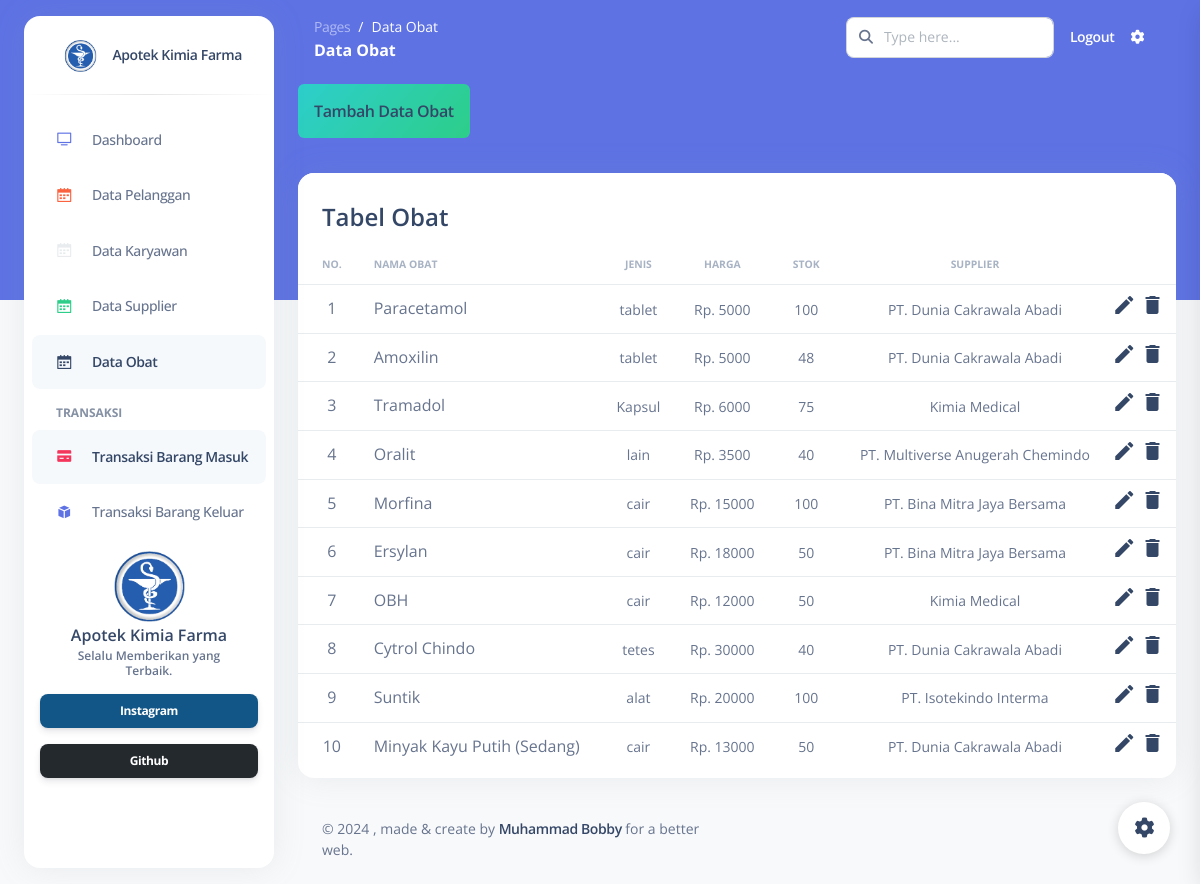
The app's page /pages/obat.php (signed in) with its own data.
### tables this page shows
CREATE TABLE `obat` (
  `id_obat` int(11) NOT NULL,
  `nama_obat` varchar(255) DEFAULT NULL,
  `jenis` varchar(255) DEFAULT NULL,
  `harga` int(11) DEFAULT NULL,
  `stok` int(11) DEFAULT NULL,
  `id_supplier` char(10) DEFAULT NULL
);

CREATE TABLE `supplier` (
  `id_supplier` char(10) NOT NULL DEFAULT '',
  `nama_supplier` varchar(100) DEFAULT NULL,
  `alamat` varchar(100) DEFAULT NULL,
  `no_telepon` varchar(50) DEFAULT NULL
);

### pages/obat.php (the view, shortened to what this page needs)
<?php
require "functions/functions.php";
$query = "SELECT * FROM obat, supplier WHERE obat.id_supplier = supplier.id_supplier";
$hasil = $conn->query($query);
?>
<!DOCTYPE html>
<html lang="en">
<head>
    <link href="../assets/css/nucleo-icons.css" rel="stylesheet" />
    <link href="../assets/css/nucleo-svg.css" rel="stylesheet" />
    <link href="../assets/css/nucleo-svg.css" rel="stylesheet" />
    <link id="pagestyle" href="../assets/css/argon-dashboard.css?v=2.0.4" rel="stylesheet" />
</head>
<body class="g-sidenav-show bg-gray-100">
    <div class="min-height-300 bg-primary position-absolute w-100"></div>
    <aside class="sidenav bg-white navbar navbar-vertical navbar-expand-xs border-0 border-radius-xl my-3 fixed-start ms-4" id="sidenav-main">
        <div class="sidenav-header">
            <a class="navbar-brand m-0" href="dashboard.html">
                <img src="../assets/img/logo-apotek.png" class="navbar-brand-img h-100" alt="main_logo" />
                <span class="ms-1 font-weight-bold">Apotek Kimia Farma</span>
            </a>
        </div>
        <hr class="horizontal dark mt-0" />
        <div class="collapse navbar-collapse w-auto" id="sidenav-collapse-main">
            <ul class="navbar-nav">
                <li class="nav-item">
                    <a class="nav-link" href="../pages/dashboard.php">
                        <div class="icon icon-shape icon-sm border-radius-md text-center me-2 d-flex align-items-center justify-content-center">
                            <i class="ni ni-tv-2 text-primary text-sm opacity-10"></i>
                        </div>
                        <span class="nav-link-text ms-1">Dashboard</span>
                    </a>
                </li>
                <li class="nav-item">
                    <a class="nav-link" href="../pages/pelanggan.php">
                        <div class="icon icon-shape icon-sm border-radius-md text-center me-2 d-flex align-items-center justify-content-center">
                            <i class="ni ni-calendar-grid-58 text-warning text-sm opacity-10"></i>
                        </div>
                        <span class="nav-link-text ms-1">Data Pelanggan</span>
                    </a>
                </li>
                <li class="nav-item">
                    <a class="nav-link" href="../pages/karyawan.php">
                        <div class="icon icon-shape icon-sm border-radius-md text-center me-2 d-flex align-items-center justify-content-center">
                            <i class="ni ni-calendar-grid-58 text-light text-sm opacity-10"></i>
                        </div>
                        <span class="nav-link-text ms-1">Data Karyawan</span>
                    </a>
                </li>
                <li class="nav-item">
                    <a class="nav-link" href="../pages/supplier.php">
                        <div class="icon icon-shape icon-sm border-radius-md text-center me-2 d-flex align-items-center justify-content-center">
                            <i class="ni ni-calendar-grid-58 text-success text-sm opacity-10"></i>
                        </div>
                        <span class="nav-link-text ms-1">Data Supplier</span>
                    </a>
                </li>
                <li class="nav-item">
                    <a class="nav-link active" href="../pages/obat.php">
                        <div class="icon icon-shape icon-sm border-radius-md text-center me-2 d-flex align-items-center justify-content-center">
                            <i class="ni ni-calendar-grid-58 text-dark text-sm opacity-10"></i>
                        </div>
                        <span class="nav-link-text ms-1">Data Obat</span>
                    </a>
                </li>
                <li class="nav-item mt-3">
                    <h6 class="ps-4 ms-2 text-uppercase text-xs font-weight-bolder opacity-6">Transaksi</h6>
                </li>
                <li class="nav-item">
                    <a class="nav-link active" href="../pages/pembelian.php">
                        <div class="icon icon-shape icon-sm border-radius-md text-center me-2 d-flex align-items-center justify-content-center">
                            <i class="ni ni-credit-card text-danger text-sm opacity-10"></i>
                        </div>
                        <span class="nav-link-text ms-1">Transaksi Barang Masuk</span>
                    </a>
                </li>
                <li class="nav-item">
                    <a class="nav-link" href="../pages/penjualan.php">
                        <div class="icon icon-shape icon-sm border-radius-md text-center me-2 d-flex align-items-center justify-content-center">
                            <i class="ni ni-app text-primary text-sm opacity-10"></i>
                        </div>
                        <span class="nav-link-text ms-1">Transaksi Barang Keluar</span>
                    </a>
                </li>
            </ul>
        </div>
        <div class="sidenav-footer mx-3 ">
            <div class="card card-plain shadow-none" id="sidenavCard">
                <img class="w-50 mx-auto" src="../assets/img/logo-apotek.png" alt="sidebar_illustration">
                <div class="card-body text-center p-3 w-100 pt-0">
                    <div class="docs-info">
                        <h6 class="mb-0">Apotek Kimia Farma</h6>
                        <p class="text-xs font-weight-bold mb-0">Selalu Memberikan yang Terbaik.</p>
                    </div>
                </div>
            </div>
            <a href="https://www.instagram.com/muhammad_bobby_o/" class="btn btn-instagram btn-sm w-100 mb-3">Instagram</a>
            <a href="https://github.com/MuhammadBobby/MuhammadBobby.github.io" class="btn btn-github btn-sm mb-0 w-100" type="button">Github</a>
        </div>
    </aside>
    <main class="main-content position-relative border-radius-lg">
        <nav class="navbar navbar-main navbar-expand-lg px-0 mx-4 shadow-none border-radius-xl" id="navbarBlur" data-scroll="false">
            <div class="container-fluid py-1 px-3">
                <nav aria-label="breadcrumb">
                    <ol class="breadcrumb bg-transparent mb-0 pb-0 pt-1 px-0 me-sm-6 me-5">
                        <li class="breadcrumb-item text-sm"><a class="opacity-5 text-white" href="javascript:;">Pages</a></li>
                        <li class="breadcrumb-item text-sm text-white active" aria-current="page">Data Obat</li>
                    </ol>
                    <h6 class="font-weight-bolder text-white mb-0">Data Obat</h6>
                </nav>
                <div class="collapse navbar-collapse mt-sm-0 mt-2 me-md-0 me-sm-4" id="navbar">
                    <div class="ms-md-auto pe-md-3 d-flex align-items-center">
                        <div class="input-group">
                            <span class="input-group-text text-body"><i class="fas fa-search" aria-hidden="true"></i></span>
                            <input type="text" class="form-control" placeholder="Type here..." />
                        </div>
                    </div>
                    <ul class="navbar-nav justify-content-end">
                        <li class="nav-item d-flex align-items-center">
                            <a href="logout.php" class="nav-link text-white font-weight-bold px-0">
                                <span class="d-sm-inline d-none">Logout</span>
                            </a>
                        </li>
                        <li class="nav-item px-3 d-flex align-items-center">
                            <a href="javascript:;" class="nav-link text-white p-0">
                                <i class="fa fa-cog fixed-plugin-button-nav cursor-pointer"></i>
                            </a>
                        </li>
                    </ul>
                </div>
            </div>
        </nav>
        <div class="container-fluid py-4">
            <div class="mb-5">
                <a href="functions/tambahobat.php" class="p-3 rounded-2 bg-gradient-success text-bold">Tambah Data Obat</a>
            </div>
            <div class="row">
                <div class="col-12">
                    <div class="card mb-4">
                        <div class="card-header pb-0">
                            <h6 class="text-2xl text-bold">Tabel Obat</h6>
                        </div>
                        <div class="card-body px-0 pt-0 pb-2">
                            <div class="table-responsive p-0">
                                <table class="table align-items-center mb-0 table-hover">
                                    <thead>
                                        <tr>
                                            <th class="text-uppercase text-secondary text-xxs font-weight-bolder opacity-7 w-3">No.</th>
                                            <th class="text-uppercase text-secondary text-xxs font-weight-bolder opacity-7 ps-2">Nama Obat</th>
                                            <th class="text-center text-uppercase text-secondary text-xxs font-weight-bolder opacity-7">Jenis</th>
                                            <th class="text-center text-uppercase text-secondary text-xxs font-weight-bolder opacity-7">Harga</th>
                                            <th class="text-center text-uppercase text-secondary text-xxs font-weight-bolder opacity-7">Stok</th>
                                            <th class="text-center text-uppercase text-secondary text-xxs font-weight-bolder opacity-7">Supplier</th>
                                            <th class="text-secondary opacity-7"></th>
                                        </tr>
                                    </thead>
                                    <tbody>
                                        <?php $i = 1; ?>
                                        <?php while ($apt = $hasil->fetch_assoc()) : ?>
                                            <tr>
                                                <td class="text-center"><?= $i ?></td>
                                                <td class="text-md mb-0"><?= $apt['nama_obat'] ?></td>
                                                <td class="align-middle text-center text-sm"><?= $apt['jenis'] ?></td>
                                                <td class="align-middle text-center text-sm">Rp. <?= $apt['harga'] ?></td>
                                                <td class="align-middle text-center text-sm"><?= $apt['stok'] ?></td>
                                                <td class="align-middle text-center text-sm"><?= $apt['nama_supplier'] ?></td>
                                                <td class="align-middle">
                                                    <a href="functions/editobat.php?id=<?= $apt['id_obat'] ?>"><i class="material-icons">edit</i></a>
                                                    <a href="functions/hapusobat.php?id=<?= $apt['id_obat'] ?>"><i class="material-icons" onclick=" return confirm ('Apakah Anda Yakin Ingin Menghapus data Ini ?');">delete</i></a>
                                                </td>
                                            </tr>
                                            <?php $i++ ?>
                                        <?php endwhile; ?>
                                    </tbody>
                                </table>
                            </div>
                        </div>
                    </div>
                </div>
            </div>
            <footer class="footer pt-3">
                <div class="container-fluid">
                    <div class="row align-items-center justify-content-lg-between">
                        <div class="col-lg-6 mb-lg-0 mb-4">
                            <div class="copyright text-center text-sm text-muted text-lg-start">
                                ©
                                , made & create by
                                <a href="https://www.instagram.com/muhammad_bobby_o/" class="font-weight-bold" target="_blank">Muhammad Bobby</a>
                                for a better web.
                            </div>
                        </div>
                    </div>
                </div>
            </footer>
        </div>
    </main>
    <div class="fixed-plugin">
        <a class="fixed-plugin-button text-dark position-fixed px-3 py-2">
            <i class="fa fa-cog py-2"> </i>
        </a>
    </div>
</body>
</html>

### assets/css/nucleo-svg.css (style rules this page uses)
.icon { display: inline-block; color: #111111; height: 1em; width: 1em; }
.icon-sm { height: 0.8em; width: 0.8em; }
.icon { fill: currentColor; stroke: none; }

### records on screen
obat: nama_obat "Paracetamol", jenis "tablet", harga "5000", stok "100", id_supplier.nama_supplier "PT. Dunia Cakrawala Abadi"
obat: nama_obat "Amoxilin", jenis "tablet", harga "5000", stok "48", id_supplier.nama_supplier "PT. Dunia Cakrawala Abadi"
obat: nama_obat "Tramadol", jenis "Kapsul", harga "6000", stok "75", id_supplier.nama_supplier "Kimia Medical"
obat: nama_obat "Oralit", jenis "lain", harga "3500", stok "40", id_supplier.nama_supplier "PT. Multiverse Anugerah Chemindo"
obat: nama_obat "Morfina", jenis "cair", harga "15000", stok "100", id_supplier.nama_supplier "PT. Bina Mitra Jaya Bersama"
obat: nama_obat "Ersylan", jenis "cair", harga "18000", stok "50", id_supplier.nama_supplier "PT. Bina Mitra Jaya Bersama"
obat: nama_obat "OBH", jenis "cair", harga "12000", stok "50", id_supplier.nama_supplier "Kimia Medical"
obat: nama_obat "Cytrol Chindo", jenis "tetes", harga "30000", stok "40", id_supplier.nama_supplier "PT. Dunia Cakrawala Abadi"
obat: nama_obat "Suntik", jenis "alat", harga "20000", stok "100", id_supplier.nama_supplier "PT. Isotekindo Interma"
obat: nama_obat "Minyak Kayu Putih (Sedang)", jenis "cair", harga "13000", stok "50", id_supplier.nama_supplier "PT. Dunia Cakrawala Abadi"
